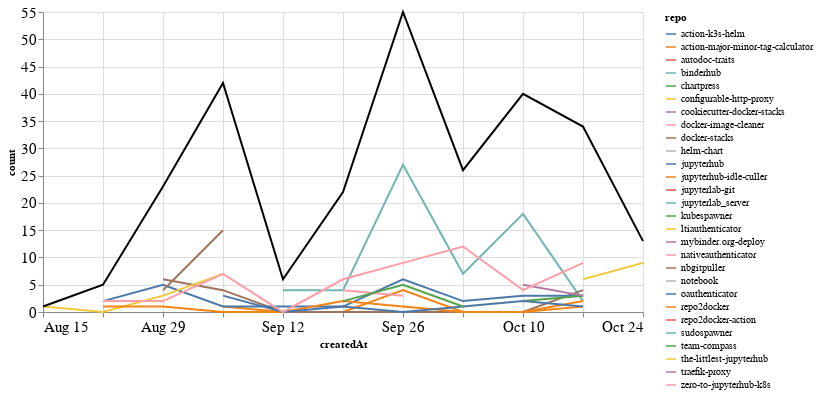

The cell this chart's notebook holds for it:
### Markdown cell above
### Comments

### Code cell
comments_time = comments.groupby('repo').resample('W', on='createdAt').count()['author'].reset_index()
comments_time = comments_time.rename(columns={'author': 'count'})
comments_time_total = comments_time.groupby('createdAt').agg({"count": "sum"}).reset_index()
ch1 = alt.Chart(comments_time, width=600).mark_line().encode(
    x='createdAt',
    y='count',
    color='repo',
    tooltip="repo"
)

ch2 = alt.Chart(comments_time_total, width=600).mark_line(color="black").encode(
    x='createdAt',
    y='count',
)

ch1 + ch2

### Figure 1 — Vega-Lite specification as saved in the notebook (floating-point values rounded to 4 significant figures)
{"config": {"axisLeft": {"labelFontSize": 15}, "axisBottom": {"labelFontSize": 15}}, "layer": [{"data": {"name": "data-6f1c78eee58e11660a9dd648132849e1"}, "mark": "line", "encoding": {"color": {"type": "nominal", "field": "repo"}, "tooltip": {"type": "nominal", "field": "repo"}, "x": {"type": "temporal", "field": "createdAt"}, "y": {"type": "quantitative", "field": "count"}}, "width": 600}, {"data": {"name": "data-50ea3b5c8e070f734fd1d0cc3f6797c6"}, "mark": {"type": "line", "color": "black"}, "encoding": {"x": {"type": "temporal", "field": "createdAt"}, "y": {"type": "quantitative", "field": "count"}}, "width": 600}], "$schema": "https://vega.github.io/schema/vega-lite/v4.8.1.json", "datasets": {"data-6f1c78eee58e11660a9dd648132849e1": [{"repo": "action-k3s-helm", "createdAt": "2021-10-10T00:00:00", "count": 5}, {"repo": "action-major-minor-tag-calculator", "createdAt": "2021-09-05T00:00:00", "count": 1}, {"repo": "action-major-minor-tag-calculator", "createdAt": "2021-09-12T00:00:00", "count": 0}, {"repo": "action-major-minor-tag-calculator", "createdAt": "2021-09-19T00:00:00", "count": 0}, {"repo": "action-major-minor-tag-calculator", "createdAt": "2021-09-26T00:00:00", "count": 4}, {"repo": "action-major-minor-tag-calculator", "createdAt": "2021-10-03T00:00:00", "count": 0}, {"repo": "action-major-minor-tag-calculator", "createdAt": "2021-10-10T00:00:00", "count": 0}, {"repo": "action-major-minor-tag-calculator", "createdAt": "2021-10-17T00:00:00", "count": 1}, {"repo": "autodoc-traits", "createdAt": "2021-10-24T00:00:00", "count": 1}, {"repo": "binderhub", "createdAt": "2021-09-12T00:00:00", "count": 4}, {"repo": "binderhub", "createdAt": "2021-09-19T00:00:00", "count": 4}, {"repo": "binderhub", "createdAt": "2021-09-26T00:00:00", "count": 27}, {"repo": "binderhub", "createdAt": "2021-10-03T00:00:00", "count": 7}, {"repo": "binderhub", "createdAt": "2021-10-10T00:00:00", "count": 18}, {"repo": "binderhub", "createdAt": "2021-10-17T00:00:00", "count": 2}, {"repo": "chartpress", "createdAt": "2021-09-05T00:00:00", "count": 2}, {"repo": "configurable-http-proxy", "createdAt": "2021-09-19T00:00:00", "count": 2}, {"repo": "cookiecutter-docker-stacks", "createdAt": "2021-09-05T00:00:00", "count": 1}, {"repo": "docker-image-cleaner", "createdAt": "2021-09-19T00:00:00", "count": 4}, {"repo": "docker-image-cleaner", "createdAt": "2021-09-26T00:00:00", "count": 3}, {"repo": "docker-stacks", "createdAt": "2021-08-29T00:00:00", "count": 6}, {"repo": "docker-stacks", "createdAt": "2021-09-05T00:00:00", "count": 4}, {"repo": "docker-stacks", "createdAt": "2021-09-12T00:00:00", "count": 0}, {"repo": "docker-stacks", "createdAt": "2021-09-19T00:00:00", "count": 0}, {"repo": "docker-stacks", "createdAt": "2021-09-26T00:00:00", "count": 0}, {"repo": "docker-stacks", "createdAt": "2021-10-03T00:00:00", "count": 0}, {"repo": "docker-stacks", "createdAt": "2021-10-10T00:00:00", "count": 0}, {"repo": "docker-stacks", "createdAt": "2021-10-17T00:00:00", "count": 4}, {"repo": "helm-chart", "createdAt": "2021-10-10T00:00:00", "count": 1}, {"repo": "jupyterhub", "createdAt": "2021-08-22T00:00:00", "count": 2}, {"repo": "jupyterhub", "createdAt": "2021-08-29T00:00:00", "count": 5}, {"repo": "jupyterhub", "createdAt": "2021-09-05T00:00:00", "count": 1}, {"repo": "jupyterhub", "createdAt": "2021-09-12T00:00:00", "count": 1}, {"repo": "jupyterhub", "createdAt": "2021-09-19T00:00:00", "count": 1}, {"repo": "jupyterhub", "createdAt": "2021-09-26T00:00:00", "count": 6}, {"repo": "jupyterhub", "createdAt": "2021-10-03T00:00:00", "count": 2}, {"repo": "jupyterhub", "createdAt": "2021-10-10T00:00:00", "count": 3}, {"repo": "jupyterhub", "createdAt": "2021-10-17T00:00:00", "count": 3}, {"repo": "jupyterhub-idle-culler", "createdAt": "2021-08-29T00:00:00", "count": 1}, {"repo": "jupyterhub-idle-culler", "createdAt": "2021-09-05T00:00:00", "count": 0}, {"repo": "jupyterhub-idle-culler", "createdAt": "2021-09-12T00:00:00", "count": 0}, {"repo": "jupyterhub-idle-culler", "createdAt": "2021-09-19T00:00:00", "count": 2}, {"repo": "jupyterhub-idle-culler", "createdAt": "2021-09-26T00:00:00", "count": 1}, {"repo": "jupyterhub-idle-culler", "createdAt": "2021-10-03T00:00:00", "count": 0}, {"repo": "jupyterhub-idle-culler", "createdAt": "2021-10-10T00:00:00", "count": 0}, {"repo": "jupyterhub-idle-culler", "createdAt": "2021-10-17T00:00:00", "count": 2}, {"repo": "jupyterlab-git", "createdAt": "2021-10-03T00:00:00", "count": 2}, {"repo": "jupyterlab_server", "createdAt": "2021-10-03T00:00:00", "count": 1}, {"repo": "kubespawner", "createdAt": "2021-10-10T00:00:00", "count": 2}, {"repo": "kubespawner", "createdAt": "2021-10-17T00:00:00", "count": 3}, {"repo": "ltiauthenticator", "createdAt": "2021-08-15T00:00:00", "count": 1}, {"repo": "ltiauthenticator", "createdAt": "2021-08-22T00:00:00", "count": 0}, {"repo": "ltiauthenticator", "createdAt": "2021-08-29T00:00:00", "count": 3}, {"repo": "ltiauthenticator", "createdAt": "2021-09-05T00:00:00", "count": 7}, {"repo": "mybinder.org-deploy", "createdAt": "2021-10-10T00:00:00", "count": 5}, {"repo": "mybinder.org-deploy", "createdAt": "2021-10-17T00:00:00", "count": 3}, {"repo": "nativeauthenticator", "createdAt": "2021-10-24T00:00:00", "count": 1}, {"repo": "nbgitpuller", "createdAt": "2021-08-29T00:00:00", "count": 4}, {"repo": "nbgitpuller", "createdAt": "2021-09-05T00:00:00", "count": 15}, {"repo": "notebook", "createdAt": "2021-08-29T00:00:00", "count": 1}, {"repo": "oauthenticator", "createdAt": "2021-09-05T00:00:00", "count": 3}, {"repo": "oauthenticator", "createdAt": "2021-09-12T00:00:00", "count": 0}, {"repo": "oauthenticator", "createdAt": "2021-09-19T00:00:00", "count": 1}, {"repo": "oauthenticator", "createdAt": "2021-09-26T00:00:00", "count": 0}, {"repo": "oauthenticator", "createdAt": "2021-10-03T00:00:00", "count": 1}, {"repo": "oauthenticator", "createdAt": "2021-10-10T00:00:00", "count": 2}, {"repo": "oauthenticator", "createdAt": "2021-10-17T00:00:00", "count": 1}, {"repo": "repo2docker", "createdAt": "2021-08-22T00:00:00", "count": 1}, {"repo": "repo2docker", "createdAt": "2021-08-29T00:00:00", "count": 1}, {"repo": "repo2docker-action", "createdAt": "2021-09-05T00:00:00", "count": 1}, {"repo": "sudospawner", "createdAt": "2021-09-12T00:00:00", "count": 1}, {"repo": "team-compass", "createdAt": "2021-09-19T00:00:00", "count": 2}, {"repo": "team-compass", "createdAt": "2021-09-26T00:00:00", "count": 5}, {"repo": "team-compass", "createdAt": "2021-10-03T00:00:00", "count": 1}, {"repo": "the-littlest-jupyterhub", "createdAt": "2021-10-17T00:00:00", "count": 6}, {"repo": "the-littlest-jupyterhub", "createdAt": "2021-10-24T00:00:00", "count": 9}, {"repo": "traefik-proxy", "createdAt": "2021-10-24T00:00:00", "count": 2}, {"repo": "zero-to-jupyterhub-k8s", "createdAt": "2021-08-22T00:00:00", "count": 2}, {"repo": "zero-to-jupyterhub-k8s", "createdAt": "2021-08-29T00:00:00", "count": 2}, {"repo": "zero-to-jupyterhub-k8s", "createdAt": "2021-09-05T00:00:00", "count": 7}, {"repo": "zero-to-jupyterhub-k8s", "createdAt": "2021-09-12T00:00:00", "count": 0}, {"repo": "zero-to-jupyterhub-k8s", "createdAt": "2021-09-19T00:00:00", "count": 6}, {"repo": "zero-to-jupyterhub-k8s", "createdAt": "2021-09-26T00:00:00", "count": 9}, {"repo": "zero-to-jupyterhub-k8s", "createdAt": "2021-10-03T00:00:00", "count": 12}, {"repo": "zero-to-jupyterhub-k8s", "createdAt": "2021-10-10T00:00:00", "count": 4}, {"repo": "zero-to-jupyterhub-k8s", "createdAt": "2021-10-17T00:00:00", "count": 9}], "data-50ea3b5c8e070f734fd1d0cc3f6797c6": [{"createdAt": "2021-08-15T00:00:00", "count": 1}, {"createdAt": "2021-08-22T00:00:00", "count": 5}, {"createdAt": "2021-08-29T00:00:00", "count": 23}, {"createdAt": "2021-09-05T00:00:00", "count": 42}, {"createdAt": "2021-09-12T00:00:00", "count": 6}, {"createdAt": "2021-09-19T00:00:00", "count": 22}, {"createdAt": "2021-09-26T00:00:00", "count": 55}, {"createdAt": "2021-10-03T00:00:00", "count": 26}, {"createdAt": "2021-10-10T00:00:00", "count": 40}, {"createdAt": "2021-10-17T00:00:00", "count": 34}, {"createdAt": "2021-10-24T00:00:00", "count": 13}]}}
